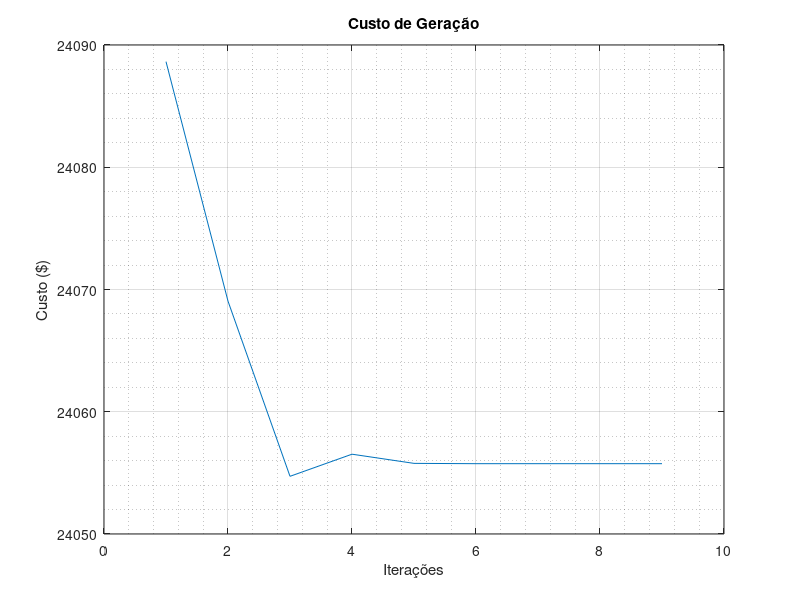

Write MATLAB code to recreate this figure.
clear all
clc
close all


% Método Primal Dual para PPQ - Despacho Econômico 13 Geradores
% Rafael Pavan

% Define a Matriz A:

A_sh = [1 1 1 1 1 1 1 1 1 1 1 1 1;
        -1 0 0 0 0 0 0 0 0 0 0 0 0;
         1 0 0 0 0 0 0 0 0 0 0 0 0;
         0 -1 0 0 0 0 0 0 0 0 0 0 0;
         0 1 0 0 0 0 0 0 0 0 0 0 0;
         0 0 -1 0 0 0 0 0 0 0 0 0 0;
         0 0 1 0 0 0 0 0 0 0 0 0 0;
         0 0 0 -1 0 0 0 0 0 0 0 0 0;
         0 0 0 1 0 0 0 0 0 0 0 0 0;
         0 0 0 0 -1 0 0 0 0 0 0 0 0;
         0 0 0 0 1 0 0 0 0 0 0 0 0;
         0 0 0 0 0 -1 0 0 0 0 0 0 0;
         0 0 0 0 0 1 0 0 0 0 0 0 0;
         0 0 0 0 0 0 -1 0 0 0 0 0 0;
         0 0 0 0 0 0 1 0 0 0 0 0 0;
         0 0 0 0 0 0 0 -1 0 0 0 0 0;
         0 0 0 0 0 0 0 1 0 0 0 0 0;
         0 0 0 0 0 0 0 0 -1 0 0 0 0;
         0 0 0 0 0 0 0 0 1 0 0 0 0;
         0 0 0 0 0 0 0 0 0 -1 0 0 0;
         0 0 0 0 0 0 0 0 0 1 0 0 0;
         0 0 0 0 0 0 0 0 0 0 -1 0 0;
         0 0 0 0 0 0 0 0 0 0 1 0 0;
         0 0 0 0 0 0 0 0 0 0 0 -1 0;
         0 0 0 0 0 0 0 0 0 0 0 1 0;
         0 0 0 0 0 0 0 0 0 0 0 0 -1;
         0 0 0 0 0 0 0 0 0 0 0 0 1];
     
A_comp = zeros(27,26);

for i=2:27
    
    A_comp(i,i-1)=1;
end

A = [A_sh,A_comp];

% Define vetor c:

csh = [8.1;8.1;8.1;7.74;7.74;7.74;7.74;7.74;7.74;8.6;8.6;8.6;8.6];
ccomp = zeros(26,1);

c = [csh;ccomp];

% Define Vetor b:

b = [2520;0;680;0;360;0;360;-60;180;-60;180;-60;180;-60;180;-60;180;-60;180;-40;120;-40;120;-55;120;-55;120];


% Define Matriz Q

Qcomp=2*[0.00028 0 0 0 0 0 0 0 0 0 0 0 0 0 0 0 0 0 0 0 0 0 0 0 0 0 0 0 0 0 0 0 0 0 0 0 0 0 0;
       0 0.00056 0 0 0 0 0 0 0 0 0 0 0 0 0 0 0 0 0 0 0 0 0 0 0 0 0 0 0 0 0 0 0 0 0 0 0 0 0;
       0 0 0.00056 0 0 0 0 0 0 0 0 0 0 0 0 0 0 0 0 0 0 0 0 0 0 0 0 0 0 0 0 0 0 0 0 0 0 0 0;
       0 0 0 0.00324 0 0 0 0 0 0 0 0 0 0 0 0 0 0 0 0 0 0 0 0 0 0 0 0 0 0 0 0 0 0 0 0 0 0 0;
       0 0 0 0 0.00324 0 0 0 0 0 0 0 0 0 0 0 0 0 0 0 0 0 0 0 0 0 0 0 0 0 0 0 0 0 0 0 0 0 0;
       0 0 0 0 0 0.00324 0 0 0 0 0 0 0 0 0 0 0 0 0 0 0 0 0 0 0 0 0 0 0 0 0 0 0 0 0 0 0 0 0;
       0 0 0 0 0 0 0.00324 0 0 0 0 0 0 0 0 0 0 0 0 0 0 0 0 0 0 0 0 0 0 0 0 0 0 0 0 0 0 0 0;
       0 0 0 0 0 0 0 0.00324 0 0 0 0 0 0 0 0 0 0 0 0 0 0 0 0 0 0 0 0 0 0 0 0 0 0 0 0 0 0 0;
       0 0 0 0 0 0 0 0 0.00324 0 0 0 0 0 0 0 0 0 0 0 0 0 0 0 0 0 0 0 0 0 0 0 0 0 0 0 0 0 0;
       0 0 0 0 0 0 0 0 0 0.00284 0 0 0 0 0 0 0 0 0 0 0 0 0 0 0 0 0 0 0 0 0 0 0 0 0 0 0 0 0;
       0 0 0 0 0 0 0 0 0 0 0.00284 0 0 0 0 0 0 0 0 0 0 0 0 0 0 0 0 0 0 0 0 0 0 0 0 0 0 0 0;
       0 0 0 0 0 0 0 0 0 0 0 0.00284 0 0 0 0 0 0 0 0 0 0 0 0 0 0 0 0 0 0 0 0 0 0 0 0 0 0 0;
       0 0 0 0 0 0 0 0 0 0 0 0 0.00284 0 0 0 0 0 0 0 0 0 0 0 0 0 0 0 0 0 0 0 0 0 0 0 0 0 0];
   
Qzero = zeros(26,39);

Q = [Qcomp;Qzero];

iteracoes = 1;

% Define Solução Inicial

x0 = [600; 300; 300; 150;150;150;150;150;150;105;105;105;105;600;80;300;60;300;60;150-60;30;150-60;30;150-60;30;150-60;30;150-60;30;150-60;30;105-40;15;105-40;15;105-55;15;105-55;15];
    
Xk = zeros(length(x0),length(x0));

xk = x0;

e = ones(1,length(xk));

sk = 1./xk;


wk = zeros(27,1);

% Define Tolerância

episolon1 = 9.99e-2;
episolon2 = 9.99e-2;
episolon3 = 9.99e-2;

% Máxima Iteração

maxi = 10;

miks = [];

custo = [];

Xk = zeros(length(xk),length(xk));
Sk = zeros(length(xk),length(xk));


while(iteracoes<maxi)
    
    for i=1:length(xk)
        
        Xk(i,i) = xk(i);
        
    end
    
    
    for i=1:length(sk)
        
        Sk(i,i) = sk(i);
        
    end
    
    
    % Cálculo de mik

    mik = transpose(sk)*xk/length(sk); % quantidade de variáveis de folga no problema dual
    
    
    if iteracoes == 1
        
        mik=1;
        
    end
    
    miks=[miks,mik];
    
    % Cálculo de tk
    
    tk =  b - A*xk;
    
    % Cálculo de uk
    
    uk = Q*xk + c - transpose(A)*wk-sk;
    
    % Cálculo de vk
    
    vk = mik*(transpose(e)) - Xk*Sk*transpose(e);
    
    % Cálculo de pk
    
    pk = inv(Xk)*vk;
    
    % Cálculo de thetak
    
    thetak = inv(Sk+Xk*Q);
    
    % Teste de Otimalidade
    
    if mik < episolon1 & norm(tk)/(norm(b)+1) < episolon2 & norm(uk)/(norm(c+Q*xk)+1) < episolon3
        
        display('Solução Ótima Encontrada')
        
        break
        
    end
       
        
        
  
    % Calcula Direção de Translação 
    
    
    % Com as equaçeõs da aula o algoritmo não funcionou. Com as equações do
    % Livro da Puthenpura funcionou! (7.89b e 7.89c) pag 241

    dwk = inv(A*thetak*Xk*transpose(A))*(tk + A*thetak*(Xk*uk-vk));
       
    dxk = thetak*(Xk*(transpose(A)*dwk - uk) + vk);
    
    dsk =  inv(Xk)*(vk-Sk*dxk);
        
    % Teste de Otimalidade

    
    if sum(tk==0) == length(tk) & sum(dxk>0)==length(dxk) & transpose(c)*dxk<0
        
        display('Problema Ilimitado')
        break 
    
    end
    
    if uk == 0 & dsk>0 & transpose(b)*dwk>0

        display('Solução Ótima Encontrada')
        break 
    end
    
    % Cálculo do Passo
    
 
    alfa = 0.995;
   
    
    lista_x = max(dxk./(-alfa*xk));
    lista_s = max(dsk./(-alfa*sk));
    
    % Passos conforme livro da Fang, Puthenpura.

    betap = 1/max([lista_x,1]);
    
    betad = 1/max([lista_s,1]);
    
    
    % Atualização das Variáveis
    
    xa = xk;
    xk = xk + betap*dxk;
    wk = wk + betad*dwk;
    sk = sk + betad*dsk;
 
    iteracoes = iteracoes + 1;
  
    custo=[custo,(transpose(xk)*Q*xk/2)+(transpose(c)*xk)+550+309+307+240+240+240+240+240+240+126+126+126+126];


end

display('Solução [MW]')
disp(['Gerador 1: ' num2str(xk(1))])
disp(['Gerador 2: ' num2str(xk(2))])
disp(['Gerador 3: ' num2str(xk(3))])
disp(['Gerador 4: ' num2str(xk(4))])
disp(['Gerador 5: ' num2str(xk(5))])
disp(['Gerador 6: ' num2str(xk(6))])
disp(['Gerador 7: ' num2str(xk(7))])
disp(['Gerador 8: ' num2str(xk(8))])
disp(['Gerador 9: ' num2str(xk(9))])
disp(['Gerador 10: ' num2str(xk(10))])
disp(['Gerador 11: ' num2str(xk(11))])
disp(['Gerador 12: ' num2str(xk(12))])
disp(['Gerador 13: ' num2str(xk(13))])

display(['Função Objetivo [$]: ',num2str((transpose(xk)*Q*xk/2)+(transpose(c)*xk)+550+309+307+240+240+240+240+240+240+126+126+126+126)])

plot(custo)
grid on
grid minor
title('Custo de Geração')
xlabel('Iterações')
ylabel('Custo ($)')